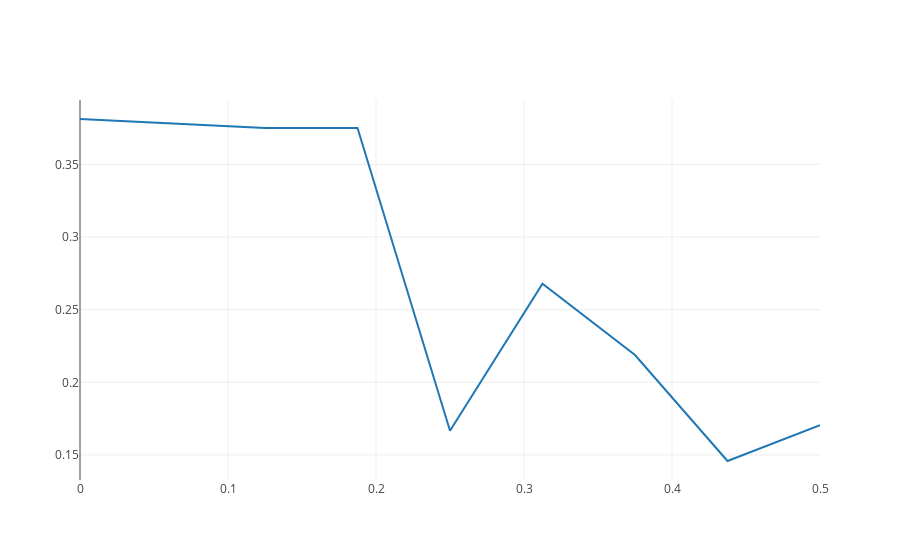

Notebook code for this chart:
### Markdown cell above
At this point, we can write each `DataFlatUniform` in `flatData` to a line in a `.csv` file, which is exactly what is done when using the software from command line. To display the results of our simulation in the notebook, we need to do some additional work.

### Code cell
val subset = flatData.filter(d => d.agent1AmbiguityMean == 3 && d.agent2AmbiguityMean == 3)

val xdata = subset.map(_.asymmetry).toSet.toList.sorted

val groups = subset.groupBy(d => {
  if(xdata.contains(d.asymmetry)) d.asymmetry
})

val xydata = for(x <- xdata) yield {
  x -> groups(x).map(pt => pt.averageSuccess).sum.toDouble / groups(x).size
}

val trace1 = Scatter(
    xydata.map(_._1).toSeq,
    xydata.map(_._2).toSeq,
    mode = ScatterMode(ScatterMode.Lines)
)
val plotData = Seq(trace1)

plot(plotData)

### Figure 1 — Plotly figure (JSON) as saved in the notebook; plotly's stock layout.template omitted (floating-point values rounded to 4 significant figures)
{"data": [{"mode": "lines", "type": "scatter", "x": [0, 0.125, 0.1875, 0.25, 0.3125, 0.375, 0.4375, 0.5], "y": [0.3812, 0.375, 0.375, 0.1667, 0.2679, 0.2188, 0.1458, 0.1705]}], "layout": {}}
